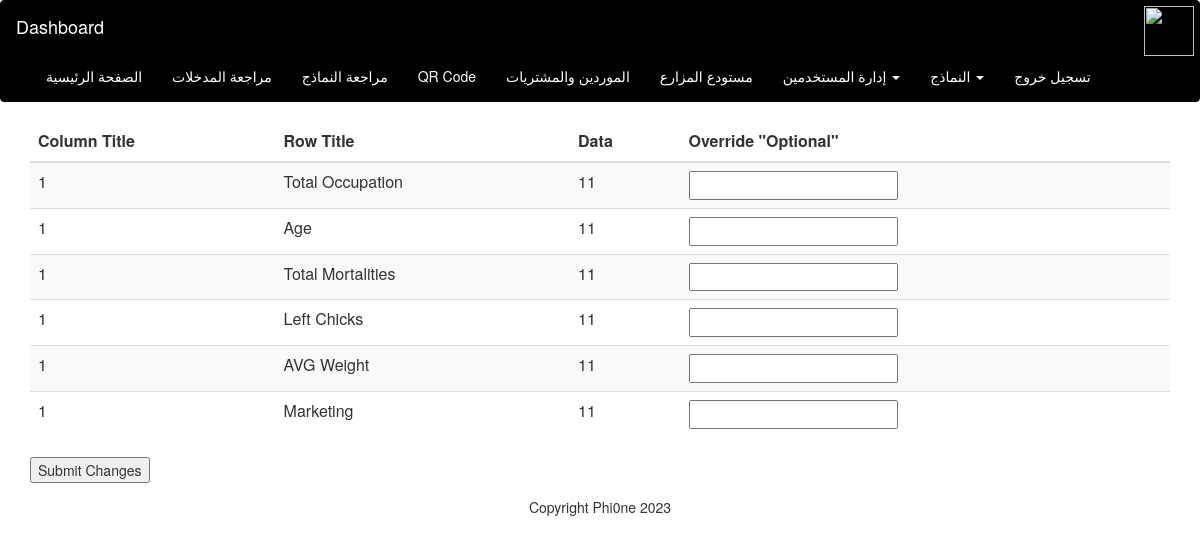
Before: /view_form_id/1 with the older database file.
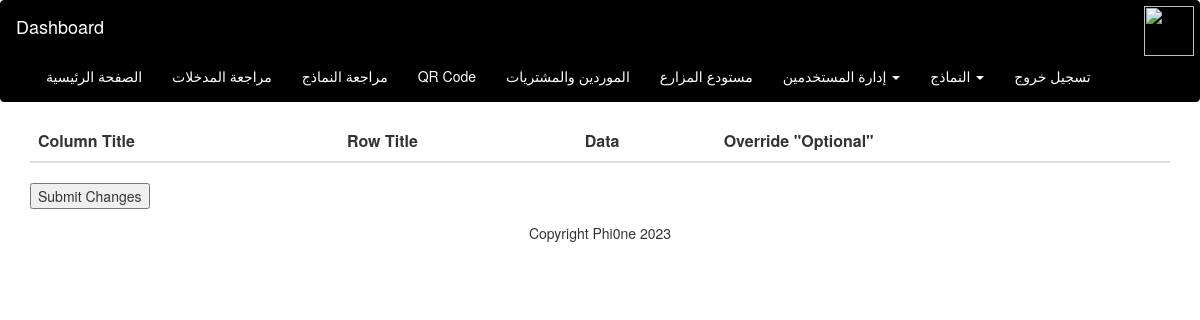
After: the same page with the newer database file.
### model.py (models this page shows, shortened)
class SubmittedData(db.Model):
    __tablename__ = 'submitted_data'
    template_id = Column(Integer, ForeignKey("template_row.template_id"), primary_key=True)
    row_title = Column(String, ForeignKey("template_row.row_title"), primary_key=True)
    form_id = Column(Integer, ForeignKey("form_columns.form_id"), primary_key=True)
    column_title = Column(String, ForeignKey("form_columns.column_title"), primary_key=True)
    data = Column(String)
    __table_args__ = (PrimaryKeyConstraint('template_id', 'row_title', 'form_id', 'column_title'),)

### app.py (the view, shortened to what this page needs)
@app.route('/view_form_id/<form_id>', methods=['GET', 'POST'])
def view_form_id(form_id):
    submitted_data = SubmittedData.query.filter_by(form_id=form_id).all()
    template_type = request.args.get("template_type")
    return render_template("view_form_id.html", submitted_data=submitted_data, template_type=template_type,
                           form_id=form_id)

### templates/view_form_id.html
{% extends "base.html" %}
{% block content %}
<div class="container">
    <form action="{{ url_for('view_form_id', form_id=form_id) }}" method="post">
        <table class="table table-striped">
            <thead>
                <tr>
                    <th>Column Title</th>
                    <th>Row Title</th>
                    <th>Data</th>
                    <th>Override "Optional"</th>
                </tr>
            </thead>
            <tbody>
                {% for data in submitted_data %}
                <tr>
                    <td>{{ data.row_title }}</td>
                    <td>{{ data.column_title }}</td>
                    <td>{{ data.data }}</td>
                    <td><input type="text" name="{{ data.template_id }}_{{ data.row_title }}_{{ data.form_id }}_{{ data.column_title }}" value=""></td>
                </tr>
                {% endfor %}
            </tbody>
        </table>
        <input type="submit" value="Submit Changes">
    </form>
</div>
{% endblock %}

### templates/base.html (shortened to what this page needs)
<html>
  <head>
    <link rel="stylesheet" href="https://maxcdn.bootstrapcdn.com/bootstrap/3.3.7/css/bootstrap.min.css">
  </head>
  <body>
    <header>
      <nav class="navbar navbar-default">
          <div class="navbar-header">
              <img src="img.png" class="navbar-logo">
          </div>
          <div class="container-fluid">
            <div class="navbar-header">
              <a class="navbar-brand" href="{{ url_for('dashboard') }}">Dashboard</a>
            </div>
            <div id="navbar" class="navbar-collapse collapse">
              <ul class="nav navbar-nav">
              <li><a href="/dashboard">الصفحة الرئيسية</a></li>
              <li><a href="/view_data">مراجعة المدخلات</a></li>
                  <li><a href="/get_forms_data">مراجعة النماذج</a></li>
              <li><a href="/generate_qr">QR Code</a></li>
              <li><a href="/categories">الموردين والمشتريات</a></li>
              <li><a href="/pre_warehouse">مستودع المزارع</a></li>
              <li class="dropdown">
                <a href="#" class="dropdown-toggle" data-toggle="dropdown" role="button" aria-haspopup="true" aria-expanded="false">إدارة المستخدمين <span class="caret"></span></a>
              </li>
              <li class="dropdown">
                <a href="#" class="dropdown-toggle" data-toggle="dropdown" role="button" aria-haspopup="true" aria-expanded="false">النماذج <span class="caret"></span></a>
              </li>
               <li><a href="/logout">تسجيل خروج</a></li>
            </ul>
            </div>
          </div>
      </nav>
    </header>
    {% block content %}
    {% endblock %}
    <footer>
      <p class="text-center">Copyright Phi0ne 2023</p>
    </footer>
  </body>
</html>

### templates/base.html (style rules this page uses)
.navbar-default { background-color: black; border-color: black; }
.navbar-default .navbar-brand, .navbar-default .navbar-nav > li > a { color: white; }
.navbar-logo { position: absolute; top: 5px; right: 5px; width: 50px; height: 50px; }

Changed rows visible on the page:
removed SubmittedData: row_title "1", column_title "Total Occupation", data "11"
removed SubmittedData: row_title "1", column_title "Age", data "11"
removed SubmittedData: row_title "1", column_title "Total Mortalities", data "11"
removed SubmittedData: row_title "1", column_title "Left Chicks", data "11"
removed SubmittedData: row_title "1", column_title "AVG Weight", data "11"
removed SubmittedData: row_title "1", column_title "Marketing", data "11"
